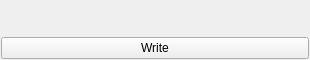
<?xml version="1.0" encoding="UTF-8"?>
<ui version="4.0">
 <class>GuideLineWidget</class>
 <widget class="QWidget" name="GuideLineWidget">
  <property name="geometry">
   <rect>
    <x>0</x>
    <y>0</y>
    <width>310</width>
    <height>60</height>
   </rect>
  </property>
  <property name="windowTitle">
   <string>Form</string>
  </property>
  <layout class="QGridLayout" name="gridLayout">
   <property name="leftMargin">
    <number>1</number>
   </property>
   <property name="topMargin">
    <number>1</number>
   </property>
   <property name="rightMargin">
    <number>1</number>
   </property>
   <property name="bottomMargin">
    <number>1</number>
   </property>
   <property name="spacing">
    <number>1</number>
   </property>
   <item row="0" column="0">
    <widget class="HousingROIWidget" name="housingROIWidget" native="true"/>
   </item>
   <item row="1" column="0">
    <widget class="QPushButton" name="btnWrite">
     <property name="text">
      <string>Write</string>
     </property>
    </widget>
   </item>
  </layout>
 </widget>
 <customwidgets>
  <customwidget>
   <class>HousingROIWidget</class>
   <extends>QWidget</extends>
   <header>UIClass/CameraWidget/SubWidget/HousingROIWidget.h</header>
   <container>1</container>
  </customwidget>
 </customwidgets>
 <resources/>
 <connections/>
</ui>
